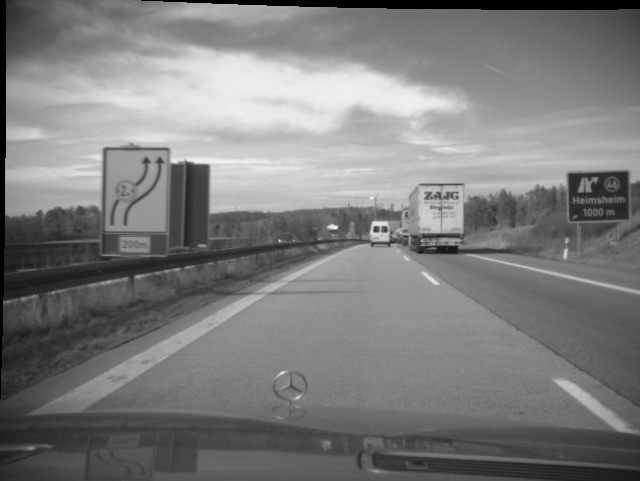
#> input picture Perception/Demos/Images/source_image.jpg, 640 x 481 px, found by its file name
$ python Stereo_matching.py
#> lines starting #> are read from the running program, lines starting #| are printed output that depends on the picture; pictures that were not available may be replaced by others from this repository, and a replacement may not be noted
#!interpreter
# -*- coding: utf-8 -*-

"""
Demo of template matching using normalized cross correlation in stereo images.
"""

# ######### Built-in/Generic imports ##########

from typing import Type, Tuple
from copy import deepcopy
import numpy as np
import cv2

__author__ = 'Nico Hessenthaler'
__copyright__ = 'Copyright 2023, HHN - Autonomous Systems: Perception and Situation Understanding'
__credits__ = ['-']
__license__ = '-'
__version__ = '1.0.0'
__maintainer__ = 'Nico Hessenthaler'
__email__ = 'nico.hessenthaler@gmail.com'
__status__ = 'Finished'

# ######### Variables ##########

ALPHA_VALUES = [1, 1, 1, 1.5, 0.5]
BETA_VALUES = [0, 100, -20, 0, 0]
FRAME_NAMES = ['Matched Image', 'Matched Image Brighter', \
               'Matched Image Darker', 'Matched Image Higher Contrast', \
               'Matched Image Lower Contrast']


# ######### Source code ##########

def adjust_brightness_contrast(alpha: int, \
                               beta: int, \
                               img: Type[np.array]) -> Type[np.array]:
    """
    Function that adjusts contrast alpha and brightness beta for a given image.

    Args:
        alpha (int): Contrast value.
        beta (int): Brightness value.
        img (np.array): Original image to be adjusted.

    Returns:
        adjusted_img (np.array): Image with adjusted contrast and brightness.
    """

    # Convert to numpy array for matrix multiplication
    adjusted_img = cv2.convertScaleAbs(img, alpha=alpha, beta=beta)

    return adjusted_img


def match_template(template: Type[np.array], \
                   img: Type[np.array]) -> Tuple:
    """
    Function that matches a template on a given image.

    Args:
        template (int): Template to search in the image.
        img (np.array): Image to match the template in.

    Returns:
        max_location (Tuple): Pixel position of the matched template top left corner.
    """

    # Perform normalized cross-correlation using cv2.matchTemplate()
    result = cv2.matchTemplate(img, template, cv2.TM_CCORR_NORMED)

    # Get the location of the maximum value in the result array
    _, _, _, max_location = cv2.minMaxLoc(result)

    return max_location


def draw_rectangle(img: Type[np.array], \
                   max_location: Tuple, \
                   tw: int, \
                   th: int) -> None:
    """
    Function that draws a rectangle on an image.

    Args:
        img (np.array): Image to match the template in.
        max_location (Tuple): Pixel position of the matched template top left corner.
        tw (int): Width of the template image.
        th (int): Height of the template image.

    Returns:
        ():
    """

    # Draw a rectangle around the matched region
    top_left = max_location
    bottom_right = (top_left[0] + tw, top_left[1] + th)
    cv2.rectangle(img, top_left, bottom_right, (0, 255, 0), 1)

    return


def show_image(img: Type[np.array], \
               frame_name: str) -> None:
    """
    Function that shows an image.

    Args:
        img (np.array): Image to match the template in.
        frame_name (str): Name of the image frame.

    Returns:
        ():
    """

    # Display the result
    cv2.imshow(frame_name, img)
    cv2.waitKey(0)
    cv2.destroyAllWindows()

    return


if __name__ == "__main__":

    # Load the source and template images
    img = cv2.imread('./images/source_image.jpg')
#> img is the input picture: shape (481, 640, 3); min 0, max 255, mean 124.7
    template = cv2.imread('./images/template_image.jpg')
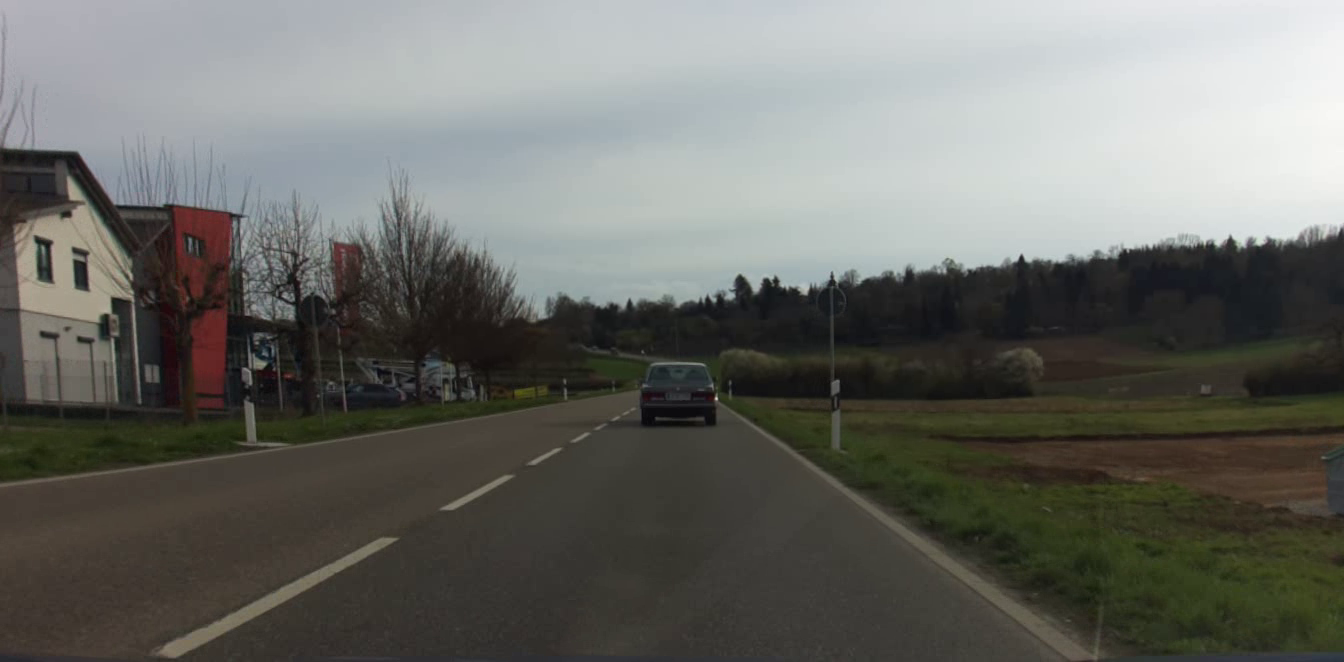
#> input picture Perception/Demos/Images/test_image.png, 1344 x 662 px, given in place of template_image.jpg, which was not available
#> template is the input picture: shape (662, 1344, 3); mean B, G, R 102.7, 107.7, 106.9


    # Get the width and height of the template image
    tw, th = template.shape[:2]
#> tw = 662; th = 1344

    # Loop over all relevant cases:
    for alpha, beta, frame_name in zip(ALPHA_VALUES, BETA_VALUES, FRAME_NAMES):

        # Get a new instance of the image
        img_orig = deepcopy(img)

        # Adjust brightness and contrast according to the definition
        adjusted_image = adjust_brightness_contrast(alpha, beta, img_orig)

        # Match the template for the given image
        max_location = match_template(template, adjusted_image)

        # Draw the result on the image:
        draw_rectangle(adjusted_image, max_location, tw, th)

        # Show the result
        show_image(adjusted_image, frame_name)
#> this loop made 5 passes
#> pass 1, in match_template, `result = cv2.matchTemplate(img, template, cv2.TM_CCORR_NORMED)`:
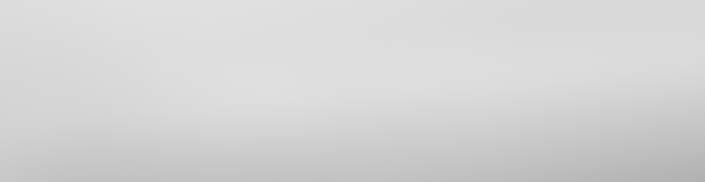
#> result: shape (182, 705) float32; min 0.697, max 0.884, mean 0.835
#> pass 1, in show_image, `cv2.imshow(frame_name, img)`:
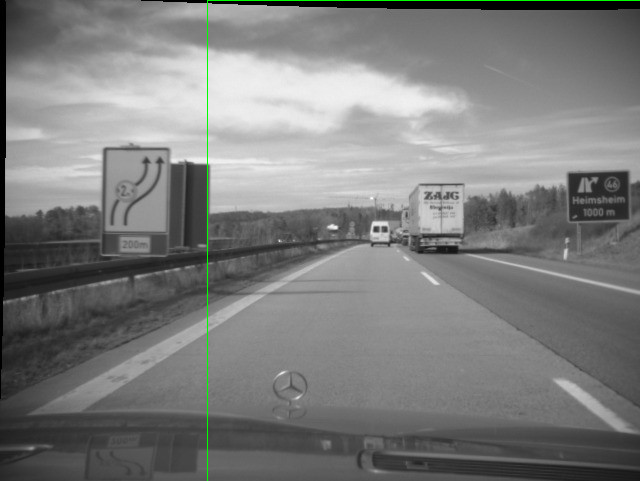
#> window 'Matched Image': shape (481, 640, 3); mean B, G, R 124.4, 125.2, 124.4
#> pass 2, in adjust_brightness_contrast (call 2), `adjusted_img = cv2.convertScaleAbs(img, alpha=alpha, beta=beta)`:
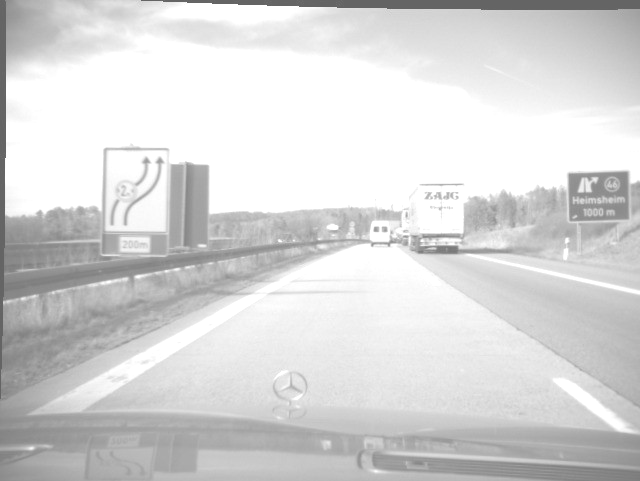
#> adjusted_img: shape (481, 640, 3); min 100, max 255, mean 214.9
#> after the loop:
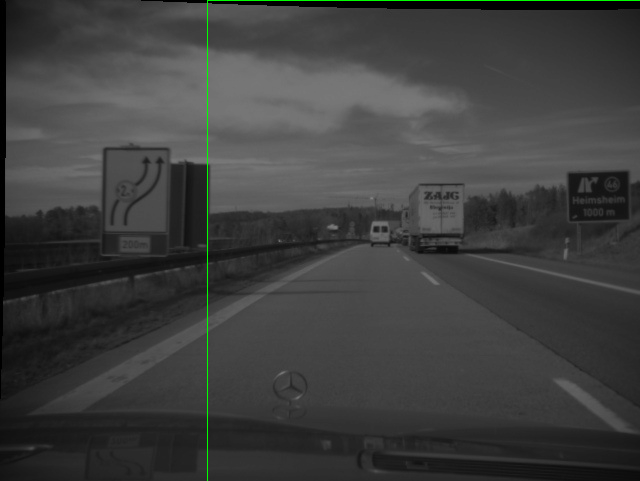
#> adjusted_image: shape (481, 640, 3); mean B, G, R 62.2, 63, 62.2

#EOF
